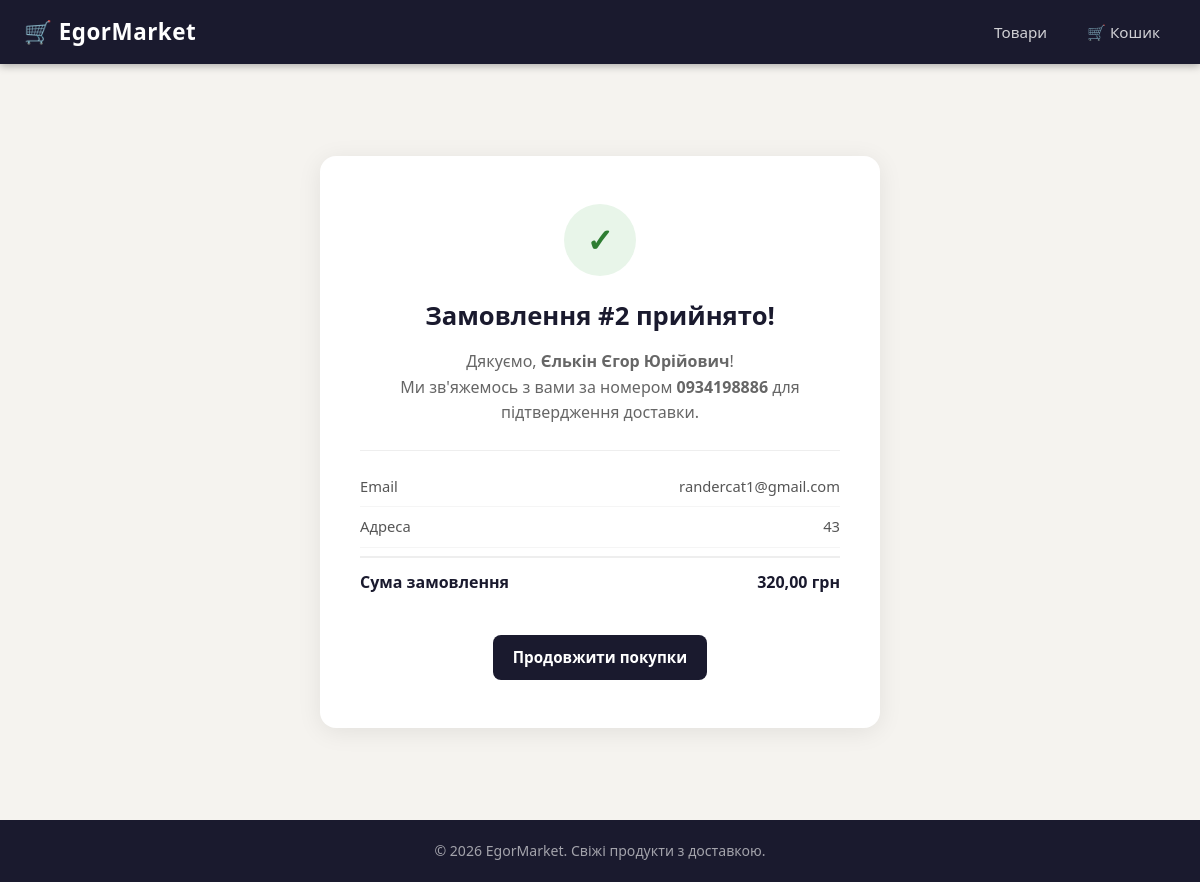
/order/2/success/, run on the app's committed database.
### store/models.py (models this page shows, shortened)
class Order(models.Model):
    STATUS_CHOICES = [
        ('new', 'Нове'),
        ('processing', 'Обробляється'),
        ('delivered', 'Доставлено'),
        ('cancelled', 'Скасовано'),
    ]
    full_name = models.CharField(max_length=150, verbose_name="Повне ім'я")
    phone = models.CharField(max_length=20, verbose_name='Телефон')
    email = models.EmailField(verbose_name='Email')
    address = models.TextField(verbose_name='Адреса доставки')
    notes = models.TextField(blank=True, verbose_name='Примітки')
    status = models.CharField(max_length=20, choices=STATUS_CHOICES, default='new', verbose_name='Статус')
    total_price = models.DecimalField(max_digits=10, decimal_places=2, default=0, verbose_name='Сума')
    created_at = models.DateTimeField(auto_now_add=True, verbose_name='Створено')
    class Meta:
        verbose_name = 'Замовлення'
        verbose_name_plural = 'Замовлення'
        ordering = ['-created_at']

### store/views.py (the view)
# urls.py: path('order/<int:pk>/success/', views.order_success, name='order_success'),
def order_success(request, pk):
    order = get_object_or_404(Order, pk=pk)
    return render(request, 'store/order_success.html', {'order': order})

### market/templates/store/order_success.html (shortened to what this page needs)
{% extends 'base.html' %}
{% block content %}
<div class="container">
    <div class="success-wrap">
        <div class="success-icon">✓</div>
        <h1 class="success-title">Замовлення #{{ order.pk }} прийнято!</h1>
        <p class="success-sub">
            Дякуємо, <strong>{{ order.full_name }}</strong>!<br>
            Ми зв'яжемось з вами за номером <strong>{{ order.phone }}</strong> для підтвердження доставки.
        </p>
        <div class="success-details">
            <div class="summary-row">
                <span>Email</span>
                <span>{{ order.email }}</span>
            </div>
            <div class="summary-row">
                <span>Адреса</span>
                <span>{{ order.address }}</span>
            </div>
            <div class="summary-row summary-row--total">
                <span>Сума замовлення</span>
                <span><strong>{{ order.total_price }} грн</strong></span>
            </div>
        </div>
        <div style="margin-top:2rem">
            <a href="{% url 'product_list' %}" class="btn btn-primary">Продовжити покупки</a>
        </div>
    </div>
</div>
{% endblock %}

### market/static/css/style.css (style rules this page uses)
*, *::before, *::after { box-sizing: border-box; margin: 0; padding: 0; }
body { font-family: 'Segoe UI', Tahoma, Geneva, Verdana, sans-serif; background-color: #f5f3ef; color: #2c2c2c; line-height: 1.6; min-height: 100vh; display: flex; flex-direction: column; }
a { text-decoration: none; color: inherit; }
.container { max-width: 1200px; margin: 0 auto; padding: 32px 24px; }
.btn { display: inline-block; padding: 10px 20px; border-radius: 8px; font-size: 0.95rem; font-weight: 600; cursor: pointer; border: none; transition: background 0.2s, transform 0.1s; text-align: center; }
.btn-primary { background: #1a1a2e; color: #fff; }
.summary-row { display: flex; justify-content: space-between; font-size: 0.92rem; padding: 8px 0; border-bottom: 1px solid #f5f5f5; color: #555; }
.summary-row:last-child { border-bottom: none; }
.summary-row--total { font-size: 1rem; color: #1a1a2e; font-weight: 600; border-top: 2px solid #eee; margin-top: 8px; padding-top: 12px; border-bottom: none; }
.success-wrap { max-width: 560px; margin: 60px auto; text-align: center; background: #fff; border-radius: 16px; padding: 48px 40px; box-shadow: 0 4px 24px rgba(0,0,0,0.08); }
.success-icon { width: 72px; height: 72px; border-radius: 50%; background: #e8f5e9; color: #2e7d32; font-size: 2rem; font-weight: 700; display: flex; align-items: center; justify-content: center; margin: 0 auto 20px; }
.success-title { font-size: 1.6rem; font-weight: 700; color: #1a1a2e; margin-bottom: 12px; }
.success-sub { color: #666; font-size: 1rem; margin-bottom: 24px; line-height: 1.6; }
.success-details { text-align: left; border-top: 1px solid #eee; padding-top: 16px; margin-top: 16px; }

### data on the page
Order: pk "2", full_name "Єлькін Єгор Юрійович", phone "0934198886", email "randercat1@gmail.com", address "43", total_price "320,00"
